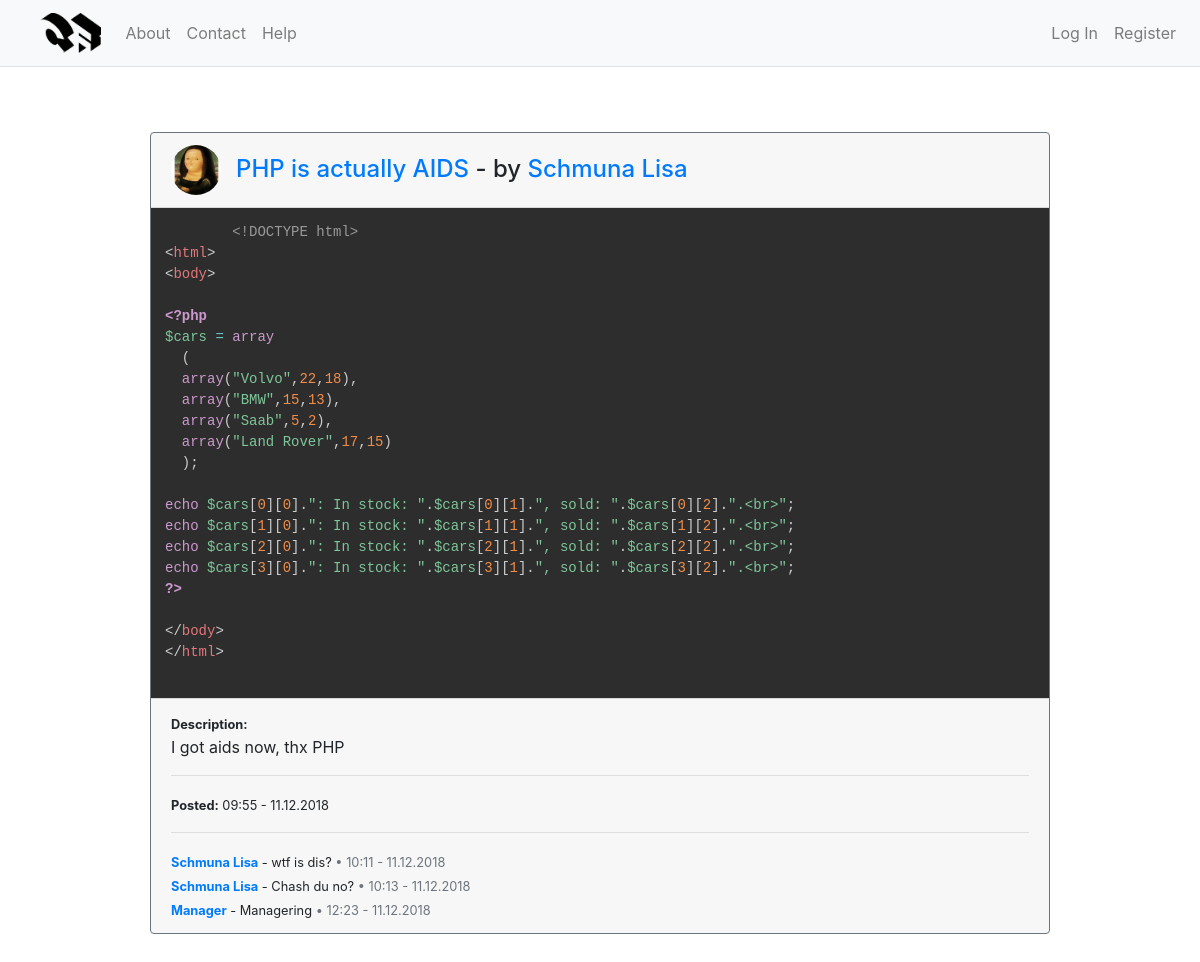
Page /post/5 on the earlier database version.
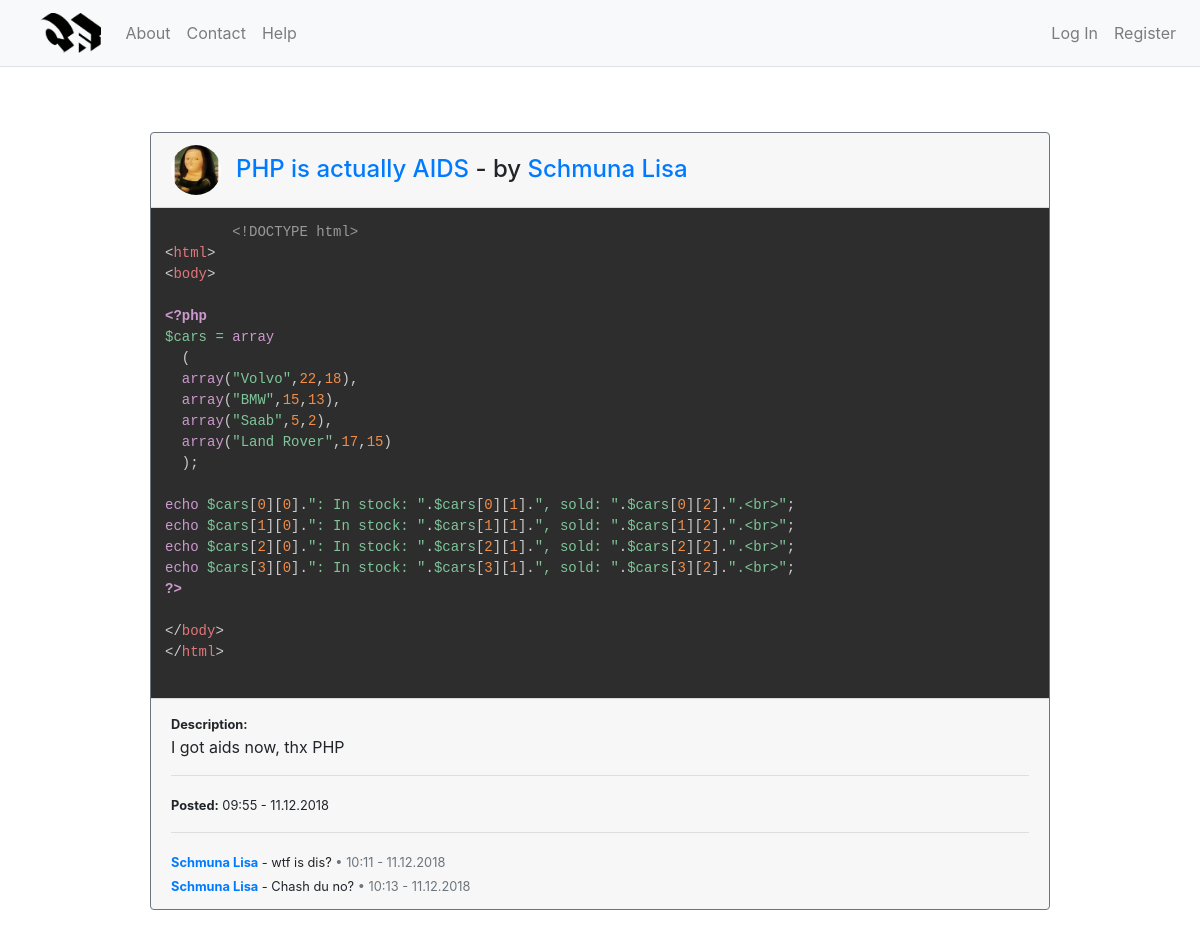
Same page on the later database version.
### website/models.py (models this page shows, shortened)
class User(db.Model, UserMixin):
    id = db.Column(db.Integer, primary_key=True)
    username = db.Column(db.String(20), unique=True, nullable=False)
    email = db.Column(db.String(120), unique=True, nullable=False)
    image_file = db.Column(db.String(20), nullable=False, default='default.jpg')
    password = db.Column(db.String(60), nullable=False)
    posts = db.relationship('Post', backref='author', lazy=True)
    liked_comments = db.relationship('CommentLike', backref='user', lazy=True)
    liked_posts = db.relationship('PostLike', backref='user', lazy=True)

class Post(db.Model):
    id = db.Column(db.Integer, primary_key=True)
    title = db.Column(db.String(50), nullable=False)
    datetime = db.Column(db.DateTime, nullable=False, default=datetime.utcnow)
    code = db.Column(db.Text, nullable=False)
    description = db.Column(db.Text, nullable=False)
    user_id = db.Column(db.Integer, db.ForeignKey('user.id'))
    language_id = db.Column(db.Integer, db.ForeignKey('language.id'))
    user_likes = db.relationship('PostLike', backref='likes', lazy=True)
    comments = db.relationship('Comment', backref='comments')
    language = db.relationship('Language', backref='language')

class Comment(db.Model):
    id = db.Column(db.Integer, primary_key=True)
    content = db.Column(db.Text, nullable=False)
    datetime = db.Column(db.DateTime, nullable=False, default=datetime.utcnow)
    post_id = db.Column(db.Integer, db.ForeignKey('post.id'))
    user_id = db.Column(db.Integer, db.ForeignKey('user.id'))
    user_likes = db.relationship('CommentLike', backref='likes', lazy=True)
    user = db.relationship('User', backref='author')

### website/posts/routes.py (the view, shortened to what this page needs)
@posts.route("/post/<int:id>", methods=['GET', 'POST'])
def post(id):
    post = Post.query.get_or_404(id)
    form = CommentForm()
    for error in form.errors:
        flash(error)
    return render_template('post.html', title=post.title, post=post, form=form, getLikeUrl=getLikeUrl, getLikeIcon=getLikeIcon)

### website/templates/post.html (shortened to what this page needs)
{% extends "layout.html" %}
{% block content %}
<div class="card w-75 ml-auto mr-auto m-5 border-secondary">
  <div class="card-header">
    <div class="w-25">
      <img style="width:50px;float:left;" class="rounded-circle account-img" src="{{ url_for('static', filename='profile_pics/' + post.author.image_file) }}" alt="">
    </div>
    <div class="felx-column">
      <h4 style="position:relative;left:15px;top:10px;"><a href="{{ url_for('posts.post', id=post.id) }}" style="text-decoration:none;">{{ post.title }}</a> - by <a alt="{{ post.author.username }}" title="{{ post.author.username }}" href="{{ url_for('users.user', username=post.author.username) }}" style="width:50px;height:50px;text-decoration:none;">{{ post.author.username }}</a></h4>
    </div>
  </div>
  <div class="card-body p-0">
      <pre class="language-{{ post.language.name }} m-0">
        <code>{{ post.code }}</code>
      </pre>
  </div>
  <div class="card-footer">
    <small><b>Description:</b></small>
    <p>{{ post.description }}</p>
    <hr>
    <small><b>Posted:</b> {{ post.datetime.strftime('%H:%M - %d.%m.%Y') }}</small>
    {% if post.comments %}<hr>{% endif %}
    {% for comment in post.comments %}
      <small><b><a href="{{ url_for('users.user', username=comment.user.username) }}">{{ comment.user.username }}</a></b> - {{ comment.content }}<span class="text-muted"> • {{ comment.datetime.strftime('%H:%M - %d.%m.%Y') }}</span></small>
      <br>
    {% endfor %}
  </div>
</div>
{% endblock content %}

### website/templates/layout.html (shortened to what this page needs)
<!DOCTYPE html>
<html lang="en" dir="ltr">
  <head>
    <link rel="stylesheet" href="https://maxcdn.bootstrapcdn.com/bootstrap/4.0.0/css/bootstrap.min.css">
    <link rel="stylesheet" href="{{ url_for('static', filename='master.css') }}">
    <link rel="stylesheet" href="{{ url_for('static', filename='prism.css') }}">
  </head>
  <body>
    {% include "navbar.html" %}
    <div class="container-fluid">
      <div class="row">
        <div class="col-12">
        </div>
        {% block content %}{% endblock %}
      </div>
    </div>
  </body>
</html>

### website/templates/navbar.html (shortened to what this page needs)
<nav class="navbar navbar-expand-md navbar-light bg-light border-bottom mb-3">
    <a class="navbar-brand ml-4" href="{{ url_for('main.home') }}">
      <img src="{{ url_for('static', filename='Logo.png') }}" alt="logo" style="height:40px;">
    </a>
    <div id="navbarNavDropdown" class="navbar-collapse collapse">
        <ul class="navbar-nav w-100">
            <li class="nav-item">
                <a class="nav-link" href="{{ url_for('main.about') }}">About</a>
            </li>
            <li class="nav-item">
                <a class="nav-link" href="{{ url_for('main.contact') }}">Contact</a>
            </li>
            <li class="nav-item">
                <a class="nav-link" href="{{ url_for('main.help', path='test.txt') }}">Help</a>
            </li>
            {% if not current_user.is_authenticated %}
              <li class="nav-item  ml-md-auto ml-lg-auto">
                  <a class="nav-link" href="{{ url_for('users.login') }}">Log In</a>
              </li>
              <li class="nav-item">
                  <a class="nav-link" href="{{ url_for('users.register') }}">Register</a>
              </li>
            {% endif %}
        </ul>
    </div>
</nav>

### website/static/prism.css (style rules this page uses)
code[class*="language-"], pre[class*="language-"] { color: #ccc; background: none; font-family: Consolas, Monaco, 'Andale Mono', 'Ubuntu Mono', monospace; text-align: left; white-space: pre; word-spacing: normal; word-break: normal; word-wrap: normal; line-height: 1.5; -moz-tab-size: 4; -o-tab-size: 4; tab-size: 4; -webkit-hyphens: none; -moz-hyphens: none; -ms-hyphens: none; hyphens: none; }
pre[class*="language-"] { padding: 1em; margin: .5em 0; overflow: auto; }
:not(pre) > code[class*="language-"], pre[class*="language-"] { background: #2d2d2d; }

Differences in the rows shown:
removed Comment: user.username "Manager", content "Managering", datetime "12:23 - 11.12.2018"
